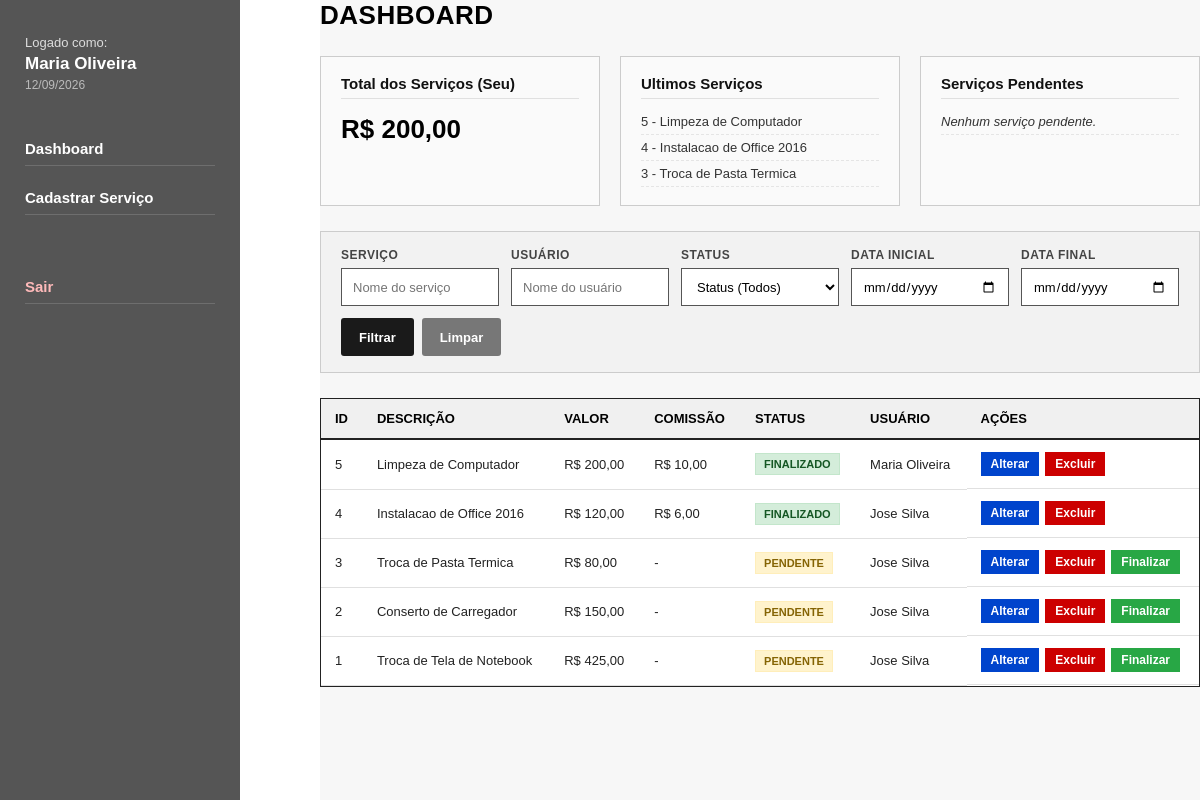
Page /dashboard (signed in) on the committed database.
### tables this page shows
CREATE TABLE IF NOT EXISTS `user` (
    `id_user` BIGINT(20) NOT NULL AUTO_INCREMENT,
    `name` VARCHAR(150) NOT NULL,
    `email` VARCHAR(255) NOT NULL UNIQUE,
    `password` VARCHAR(255) NOT NULL,
    `created_at` DATETIME NOT NULL DEFAULT CURRENT_TIMESTAMP,
    `update_at` DATETIME NULL DEFAULT NULL ON UPDATE CURRENT_TIMESTAMP,
    `ativo` TINYINT(1) NOT NULL DEFAULT 1,
    PRIMARY KEY (`id_user`),
    INDEX `idx_user_email` (`email`)
);

CREATE TABLE IF NOT EXISTS `service` (
    `id_service` BIGINT(20) NOT NULL AUTO_INCREMENT,
    `description` VARCHAR(255) NOT NULL,
    `price` DECIMAL(11, 2) NOT NULL,
    `created_at` DATETIME NOT NULL DEFAULT CURRENT_TIMESTAMP,
    `update_at` DATETIME NULL DEFAULT NULL ON UPDATE CURRENT_TIMESTAMP,
    `finished_at` DATETIME NULL DEFAULT NULL,
    `commission_user` DECIMAL(11, 2) NULL DEFAULT NULL,
    `user_id_user` BIGINT(20) NOT NULL,
    PRIMARY KEY (`id_service`),
    INDEX `idx_service_user` (`user_id_user`),
    INDEX `idx_service_finished` (`finished_at`),
    CONSTRAINT `fk_service_user` 
        FOREIGN KEY (`user_id_user`) 
        REFERENCES `user` (`id_user`) 
        ON DELETE CASCADE 
        ON UPDATE CASCADE
);

### app/Core/Autoload.php (called while the page is built, shortened)
<?php
spl_autoload_register(function ($class) {
    $prefix = 'App\\';
    $baseDir = APP_PATH . '/';
    $len = strlen($prefix);
    $relativeClass = substr($class, $len);
    $file = $baseDir . str_replace('\\', '/', $relativeClass) . '.php';
});

### app/Core/Session.php (called while the page is built, shortened)
<?php
class Session
{
    public static function get(string $key, $default = null)
    {
        return $_SESSION[$key] ?? $default;
    }
    public static function has(string $key): bool
    {
        return isset($_SESSION[$key]);
    }
}

### app/Core/Database.php (called while the page is built, shortened)
<?php
class Database
{
    private static ?PDO $instance = null;
    public static function getConnection(): PDO
    {
        if (self::$instance === null) {
            try {
                $dsn = sprintf(
                    'mysql:host=%s;port=%s;dbname=%s;charset=%s',
                    DB_HOST,
                    DB_PORT,
                    DB_NAME,
                    DB_CHARSET
                );
                $options = [
                    PDO::ATTR_ERRMODE            => PDO::ERRMODE_EXCEPTION,
                    PDO::ATTR_DEFAULT_FETCH_MODE => PDO::FETCH_ASSOC,
                    PDO::ATTR_EMULATE_PREPARES   => false,
                ];
                self::$instance = new PDO($dsn, DB_USER, DB_PASS, $options);
            } catch (PDOException $e) {
                die('Erro de conexao com o banco: ' . $e->getMessage());
            }
        }
        return self::$instance;
    }
}

### app/Controllers/DashboardController.php (called while the page is built, shortened)
<?php
class DashboardController extends Controller
{
    private ServiceOrder $serviceModel;
    private User $userModel;
    public function __construct()
    {
        $this->serviceModel = new ServiceOrder();
        $this->userModel = new User();
    }
    public function index(): void
    {
        $user = Session::get('user');
        $userId = (int) $user['id'];
        $filters = [
            'description' => trim($_GET['description'] ?? ''),
            'user_name'   => trim($_GET['user_name'] ?? ''),
            'status'      => trim($_GET['status'] ?? ''),
            'date_start'  => trim($_GET['date_start'] ?? ''),
            'date_end'    => trim($_GET['date_end'] ?? '')
        ];
        $totalUserServices = $this->serviceModel->getTotalByUser($userId);
        $pendingServices   = $this->serviceModel->getPendingByUser($userId, 5);
        $latestServices    = $this->serviceModel->getLatestServices(3);
        $services          = $this->serviceModel->getFilteredServices($filters);
        $activeUsers       = $this->userModel->getAllActive();
        $flashSuccess = Session::getFlash('success');
        $flashError   = Session::getFlash('error');
        $this->view('dashboard.index', [
            'user'              => $user,
            'currentDate'       => date('d/m/Y'),
            'totalUserServices' => $totalUserServices,
            'pendingServices'   => $pendingServices,
            'latestServices'    => $latestServices,
            'services'          => $services,
            'activeUsers'       => $activeUsers,
            'filters'           => $filters,
            'success'           => $flashSuccess,
            'error'             => $flashError
        ]);
    }
}

### public/index.php (called while the page is built, shortened)
<?php
require_once APP_PATH . '/Core/Autoload.php';
$router = new Router();
$router->get('/', [AuthController::class, 'showLogin']);
$router->get('/login', [AuthController::class, 'showLogin']);
$router->post('/login', [AuthController::class, 'login']);
$router->get('/logout', [AuthController::class, 'logout']);
$router->get('/register', [AuthController::class, 'showRegister']);
$router->post('/register', [AuthController::class, 'register']);
$router->get('/dashboard', [DashboardController::class, 'index']);
$router->get('/services/create', [ServiceController::class, 'create']);
$router->post('/services/create', [ServiceController::class, 'store']);
$router->get('/services/edit', [ServiceController::class, 'edit']);
$router->post('/services/edit', [ServiceController::class, 'update']);
$router->post('/services/delete', [ServiceController::class, 'delete']);
$router->post('/services/finish', [ServiceController::class, 'finish']);
$router->dispatch();

### app/Models/User.php (called while the page is built, shortened)
<?php
class User
{
    private PDO $db;
    public function __construct()
    {
        $this->db = Database::getConnection();
    }
    public function getAllActive(): array
    {
        $sql = "SELECT id_user, name, email
                FROM user
                WHERE ativo = 1
                ORDER BY name ASC";
        $stmt = $this->db->query($sql);
        return $stmt->fetchAll();
    }
}

### app/Models/ServiceOrder.php (called while the page is built, shortened)
<?php
class ServiceOrder
{
    private PDO $db;
    public function __construct()
    {
        $this->db = Database::getConnection();
    }
    public function getFilteredServices(array $filters = []): array
    {
        $sql = "SELECT s.id_service, s.description, s.price, s.created_at,
                       s.finished_at, s.commission_user, u.name as user_name, u.email as user_email
                FROM service s
                INNER JOIN user u ON u.id_user = s.user_id_user
                WHERE 1=1";
        $params = [];
        $sql .= " ORDER BY s.id_service DESC";
        $stmt = $this->db->prepare($sql);
        $stmt->execute();
        return $stmt->fetchAll();
    }
    public function getTotalByUser(int $userId): float
    {
        $sql = "SELECT SUM(price) as total
                FROM service
                WHERE user_id_user = :userId";
        $stmt = $this->db->prepare($sql);
        $stmt->bindValue(':userId', $userId, PDO::PARAM_INT);
        $stmt->execute();
        $result = $stmt->fetch();
        return (float) ($result['total'] ?? 0.0);
    }
    public function getLatestServices(int $limit = 5): array
    {
        $sql = "SELECT id_service, description, price, created_at
                FROM service
                ORDER BY id_service DESC
                LIMIT :limit";
        $stmt = $this->db->prepare($sql);
        $stmt->bindValue(':limit', $limit, PDO::PARAM_INT);
        $stmt->execute();
        return $stmt->fetchAll();
    }
}

### app/Views/dashboard/index.php (the view, shortened to what this page needs)
<?php
require VIEW_PATH . '/layouts/header.php';
?>
<div class="dashboard-container">
    <h1 class="page-title">DASHBOARD</h1>
    <div class="metrics-grid">
        <div class="card metric-card">
            <h3>Total dos Serviços (Seu)</h3>
            <p class="metric-total">R$ <?= number_format($totalUserServices ?? 0, 2, ',', '.') ?></p>
        </div>
        <div class="card">
            <h3>Ultimos Serviços</h3>
            <ul class="mini-list">
                <?php if (!empty($latestServices)): ?>
                    <?php foreach ($latestServices as $ls): ?>
                        <li><?= $ls['id_service'] ?> - <?= htmlspecialchars($ls['description']) ?></li>
                    <?php endforeach; ?>
                <?php else: ?>
                    <li class="empty-text">Nenhum serviço registrado.</li>
                <?php endif; ?>
            </ul>
        </div>
        <div class="card">
            <h3>Serviços Pendentes</h3>
            <ul class="mini-list">
                <?php if (!empty($pendingServices)): ?>
                    <?php foreach ($pendingServices as $ps): ?>
                        <li><?= $ps['id_service'] ?> - <?= htmlspecialchars($ps['description']) ?></li>
                    <?php endforeach; ?>
                <?php else: ?>
                    <li class="empty-text">Nenhum serviço pendente.</li>
                <?php endif; ?>
            </ul>
        </div>
    </div>
    <form action="<?= BASE_URL ?>/dashboard" method="GET" class="filter-bar">
        <div class="filter-group">
            <label class="filter-label" for="filter_description">Serviço</label>
            <input type="text" id="filter_description" name="description" placeholder="Nome do serviço" list="services_list" value="<?= htmlspecialchars($filters['description'] ?? '') ?>" autocomplete="off">
        </div>
        <div class="filter-group">
            <label class="filter-label" for="filter_user_name">Usuário</label>
            <input type="text" id="filter_user_name" name="user_name" placeholder="Nome do usuário" list="users_list" value="<?= htmlspecialchars($filters['user_name'] ?? '') ?>" autocomplete="off">
        </div>
        <div class="filter-group">
            <label class="filter-label" for="filter_status">Status</label>
            <select id="filter_status" name="status">
                <option value="">Status (Todos)</option>
            </select>
        </div>
        <div class="filter-group">
            <label class="filter-label" for="filter_date_start">Data Inicial</label>
            <input type="date" id="filter_date_start" name="date_start" value="<?= htmlspecialchars($filters['date_start'] ?? '') ?>">
        </div>
        <div class="filter-group">
            <label class="filter-label" for="filter_date_end">Data Final</label>
            <input type="date" id="filter_date_end" name="date_end" value="<?= htmlspecialchars($filters['date_end'] ?? '') ?>">
        </div>
        <div class="filter-actions">
            <button type="submit" class="btn btn-dark">Filtrar</button>
            <a href="<?= BASE_URL ?>/dashboard" class="btn btn-secondary">Limpar</a>
        </div>
    </form>
    <div class="table-responsive">
        <table class="services-table">
            <thead>
                <tr>
                    <th>ID</th>
                    <th>DESCRIÇÃO</th>
                    <th>VALOR</th>
                    <th>COMISSÃO</th>
                    <th>STATUS</th>
                    <th>USUÁRIO</th>
                    <th class="text-center">AÇÕES</th>
                </tr>
            </thead>
            <tbody>
                <?php if (!empty($services)): ?>
                    <?php foreach ($services as $srv): ?>
                        <?php
                        $isFinished = !empty($srv['finished_at']);
                        $statusLabel = $isFinished ? 'FINALIZADO' : 'PENDENTE';
                        $statusClass = $isFinished ? 'badge-finished' : 'badge-pending';
                        ?>
                        <tr>
                            <td><?= $srv['id_service'] ?></td>
                            <td><?= htmlspecialchars($srv['description']) ?></td>
                            <td>R$ <?= number_format((float) $srv['price'], 2, ',', '.') ?></td>
                            <td>
                                <?php if ($isFinished && $srv['commission_user'] !== null): ?>
                                    R$ <?= number_format((float) $srv['commission_user'], 2, ',', '.') ?>
                                <?php else: ?>
                                    -
                                <?php endif; ?>
                            </td>
                            <td><span class="badge <?= $statusClass ?>"><?= $statusLabel ?></span></td>
                            <td><?= htmlspecialchars($srv['user_name']) ?></td>
                            <td class="table-actions">
                                <a href="<?= BASE_URL ?>/services/edit?id=<?= $srv['id_service'] ?>" class="btn-action btn-edit" title="Alterar">Alterar</a>
                                <form action="<?= BASE_URL ?>/services/delete" method="POST" class="inline-form" onsubmit="return confirm('Deseja realmente excluir este servico?');">
                                    <button type="submit" class="btn-action btn-delete" title="Excluir">Excluir</button>
                                </form>
                                <?php if (!$isFinished): ?>
                                    <form action="<?= BASE_URL ?>/services/finish" method="POST" class="inline-form" onsubmit="return confirm('Confirmar a finalizacao deste servico e envio de e-mail?');">
                                        <button type="submit" class="btn-action btn-finish" title="Finalizar serviço">Finalizar</button>
                                    </form>
                                <?php endif; ?>
                            </td>
                        </tr>
                    <?php endforeach; ?>
                <?php else: ?>
                    <tr>
                        <td colspan="7" class="text-center empty-table">Nenhum serviço encontrado com os filtros selecionados.</td>
                    </tr>
                <?php endif; ?>
            </tbody>
        </table>
    </div>
</div>
<?php require VIEW_PATH . '/layouts/footer.php'; ?>

### app/Core/Router.php (shortened to what this page needs)
<?php
class Router
{
    private array $routes = [];
    private function addRoute(string $method, string $path, array $handler): void
    {
        $this->routes[] = [
            'method'  => $method,
            'path'    => '/' . trim($path, '/'),
            'handler' => $handler
        ];
    }
    public function dispatch(): void
    {
        $requestMethod = $_SERVER['REQUEST_METHOD'];
        $requestUri = parse_url($_SERVER['REQUEST_URI'], PHP_URL_PATH);
        $uri = '/' . trim($requestUri, '/');
        foreach ($this->routes as $route) {
            if ($route['method'] === $requestMethod && $route['path'] === $uri) {
                [$controllerClass, $action] = $route['handler'];
                if (class_exists($controllerClass)) {
                    $controller = new $controllerClass();
                    if (method_exists($controller, $action)) {
                        $controller->$action();
                        return;
                    }
                }
            }
        }
    }
}

### app/Views/layouts/header.php (shortened to what this page needs)
<!DOCTYPE html>
<html lang="pt-BR">
<head>
    <link rel="stylesheet" href="<?= BASE_URL ?>/assets/css/style.css?v=<?= time() ?>">
</head>
<body>
    <div class="app-layout">
        <aside class="sidebar">
            <div class="user-badge">
                <span class="user-label">Logado como:</span>
                <strong class="user-name"><?= htmlspecialchars($user['name'] ?? 'Usuario') ?></strong>
                <span class="system-date"><?= $currentDate ?? date('d/m/Y') ?></span>
            </div>
            <nav class="sidebar-nav">
                <a href="<?= BASE_URL ?>/dashboard" class="nav-item">Dashboard</a>
                <a href="<?= BASE_URL ?>/services/create" class="nav-item">Cadastrar Serviço</a>
                <a href="<?= BASE_URL ?>/logout" class="nav-item nav-logout">Sair</a>
            </nav>
        </aside>
        <main class="main-content"></main>

### rows in the picture
user: name "Maria Oliveira"
service: id_service "5", description "Limpeza de Computador", price "200,00", commission_user "10,00", finished_at "FINALIZADO", user_id_user.name "Maria Oliveira"
service: id_service "4", description "Instalacao de Office 2016", price "120,00", commission_user "6,00", finished_at "FINALIZADO", user_id_user.name "Jose Silva"
service: id_service "3", description "Troca de Pasta Termica", price "80,00", finished_at "PENDENTE", user_id_user.name "Jose Silva"
service: id_service "2", description "Conserto de Carregador", price "150,00", finished_at "PENDENTE", user_id_user.name "Jose Silva"
service: id_service "1", description "Troca de Tela de Notebook", price "425,00", finished_at "PENDENTE", user_id_user.name "Jose Silva"

### other values in the picture
$totalUserServices "200,00"
